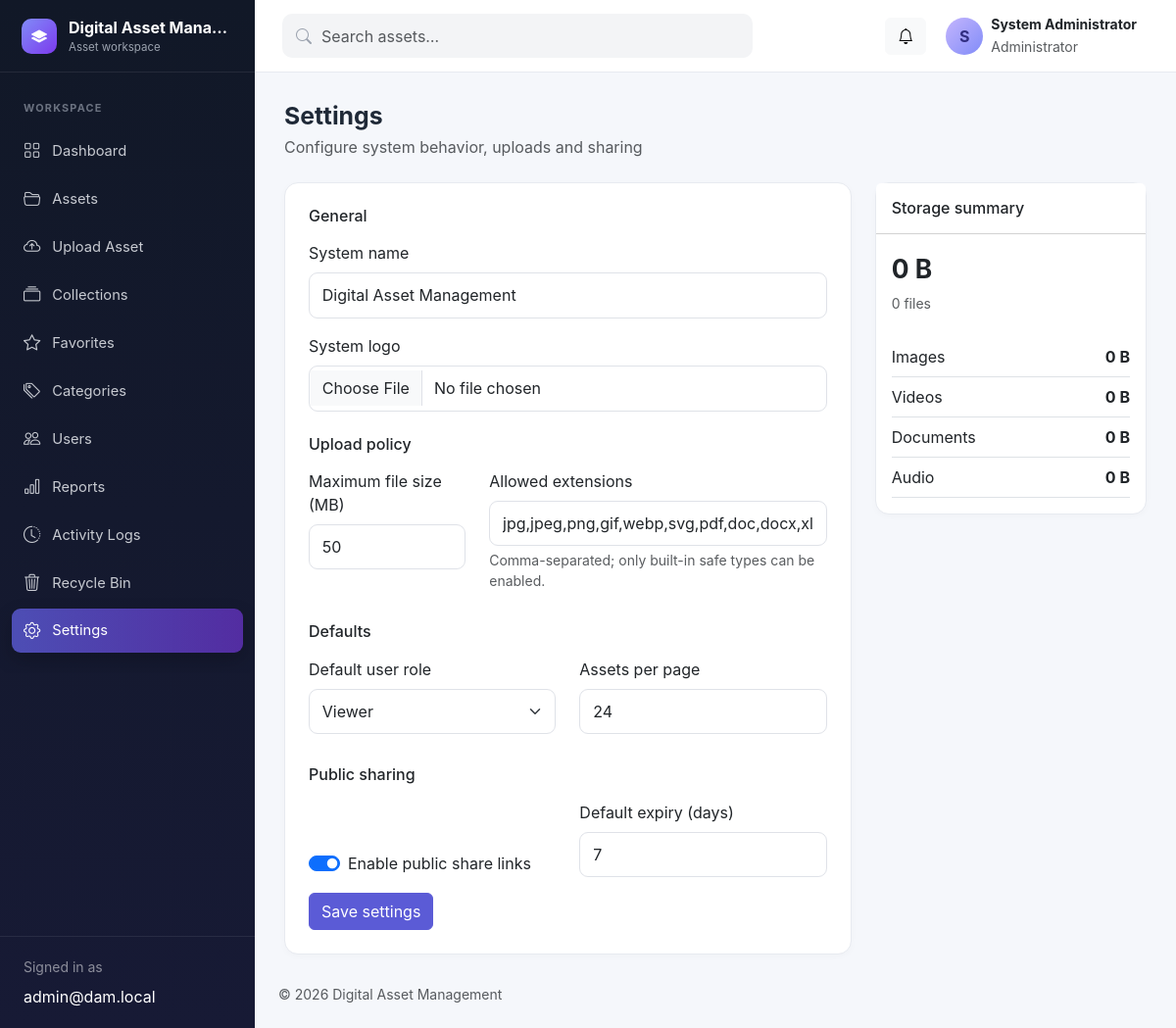
The page /settings.php (signed in) on the database its author committed.
### tables this page shows
CREATE TABLE users (
  id INT UNSIGNED AUTO_INCREMENT PRIMARY KEY,
  role_id TINYINT UNSIGNED NOT NULL,
  name VARCHAR(120) NOT NULL,
  email VARCHAR(190) NOT NULL UNIQUE,
  password_hash VARCHAR(255) NOT NULL,
  profile_picture VARCHAR(255) NULL,
  status ENUM('active','disabled') NOT NULL DEFAULT 'active',
  last_login DATETIME NULL,
  failed_login_attempts SMALLINT UNSIGNED NOT NULL DEFAULT 0,
  locked_until DATETIME NULL,
  created_at TIMESTAMP DEFAULT CURRENT_TIMESTAMP,
  updated_at TIMESTAMP DEFAULT CURRENT_TIMESTAMP ON UPDATE CURRENT_TIMESTAMP,
  deleted_at DATETIME NULL,
  INDEX idx_users_role_status (role_id, status),
  CONSTRAINT fk_users_role FOREIGN KEY (role_id) REFERENCES roles(id)
);

CREATE TABLE roles (
  id TINYINT UNSIGNED AUTO_INCREMENT PRIMARY KEY,
  name VARCHAR(50) NOT NULL UNIQUE,
  description VARCHAR(255) NULL,
  created_at TIMESTAMP DEFAULT CURRENT_TIMESTAMP
);

### includes/functions.php (called while the page is built, shortened)
<?php
require_once __DIR__ . '/../config/database.php';
function e(mixed $value): string
{
    return htmlspecialchars((string)$value, ENT_QUOTES | ENT_SUBSTITUTE, 'UTF-8');
}
function url(string $path = ''): string
{
    return BASE_URL . '/' . ltrim($path, '/');
}
function human_file_size(int|float $bytes, int $precision = 1): string
{
    if ($bytes <= 0) return '0 B';
    $units = ['B', 'KB', 'MB', 'GB', 'TB'];
    $power = min((int)floor(log($bytes, 1024)), count($units) - 1);
    return round($bytes / (1024 ** $power), $precision) . ' ' . $units[$power];
}
function setting(string $key, mixed $default = null): mixed
{
    static $settings = null;
    if ($settings === null) {
        try {
            $settings = db()->query('SELECT setting_key, setting_value FROM settings')->fetchAll(PDO::FETCH_KEY_PAIR);
        } catch (Throwable) {
            $settings = [];
        }
    }
    return $settings[$key] ?? $default;
}

### config/database.php (called while the page is built, shortened)
<?php
final class Database
{
    private static ?PDO $connection = null;
    public static function connection(): PDO
    {
        if (self::$connection === null) {
            $host = getenv('DAMS_DB_HOST') ?: 'localhost';
            $name = getenv('DAMS_DB_NAME') ?: 'digital_asset_management';
            $user = getenv('DAMS_DB_USER') ?: 'root';
            $pass = getenv('DAMS_DB_PASS') ?: '';
            $dsn = "mysql:host={$host};dbname={$name};charset=utf8mb4";
            self::$connection = new PDO($dsn, $user, $pass, [
                PDO::ATTR_ERRMODE => PDO::ERRMODE_EXCEPTION,
                PDO::ATTR_DEFAULT_FETCH_MODE => PDO::FETCH_ASSOC,
                PDO::ATTR_EMULATE_PREPARES => false,
            ]);
        }
        return self::$connection;
    }
}
function db(): PDO
{
    return Database::connection();
}

### includes/auth.php (called while the page is built, shortened)
<?php
require_once __DIR__ . '/functions.php';
function current_user(): ?array
{
    static $user = false;
    if ($user === false) {
        $stmt = db()->prepare('SELECT u.*, r.name role_name FROM users u JOIN roles r ON r.id=u.role_id WHERE u.id=? AND u.deleted_at IS NULL');
        $stmt->execute([$_SESSION['user_id']]);
        $user = $stmt->fetch() ?: null;
    }
    return is_array($user) ? $user : null;
}
function require_auth(): void
{
    if (!current_user()) {
        $_SESSION['intended_url'] = $_SERVER['REQUEST_URI'] ?? url('dashboard.php');
        flash('warning', 'Please sign in to continue.');
        redirect('login.php');
    }
}
function require_role(string|array $roles): void
{
    require_auth();
}

### settings.php (the view, shortened to what this page needs)
<?php
require_once __DIR__.'/includes/auth.php';
require_role('Administrator');
$roles=db()->query('SELECT id,name FROM roles ORDER BY id')->fetchAll();
$storage=db()->query("SELECT COUNT(*) files,COALESCE(SUM(file_size),0) total,COALESCE(SUM(IF(file_extension IN ('jpg','jpeg','png','gif','webp','svg'),file_size,0)),0) images,COALESCE(SUM(IF(file_extension IN ('mp4','webm'),file_size,0)),0) videos,COALESCE(SUM(IF(file_extension IN ('mp3','wav'),file_size,0)),0) audio,COALESCE(SUM(IF(file_extension IN ('pdf','doc','docx','xls','xlsx','ppt','pptx','txt','csv'),file_size,0)),0) documents FROM assets WHERE deleted_at IS NULL")->fetch();
$pageTitle='Settings';$pageSubtitle='Configure system behavior, uploads and sharing';
require __DIR__.'/includes/header.php';
?>
<div class="row g-4"><div class="col-xl-8"><div class="card"><div class="card-body p-4">
<form method="post" enctype="multipart/form-data"><?=csrf_field()?>
<h2 class="h6 mb-3">General</h2>
<label class="form-label">System name</label><input class="form-control mb-3" name="system_name" value="<?=e(setting('system_name',APP_NAME))?>" required>
<label class="form-label">System logo</label><input class="form-control mb-4" type="file" name="system_logo" accept=".jpg,.jpeg,.png,.webp">
<h2 class="h6 mb-3">Upload policy</h2><div class="row"><div class="col-md-4 mb-3"><label class="form-label">Maximum file size (MB)</label><input class="form-control" type="number" min="1" max="2048" name="max_upload_size_mb" value="<?=e(setting('max_upload_size_mb',50))?>"></div><div class="col-md-8 mb-3"><label class="form-label">Allowed extensions</label><input class="form-control" name="allowed_file_formats" value="<?=e(setting('allowed_file_formats'))?>"><div class="form-text">Comma-separated; only built-in safe types can be enabled.</div></div></div>
<h2 class="h6 my-3">Defaults</h2><div class="row"><div class="col-md-6 mb-3"><label class="form-label">Default user role</label><select class="form-select" name="default_user_role"><?php foreach($roles as $r):?><option value="<?=$r['id']?>" <?=setting('default_user_role','3')==$r['id']?'selected':''?>><?=e($r['name'])?></option><?php endforeach;?></select></div><div class="col-md-6 mb-3"><label class="form-label">Assets per page</label><input class="form-control" type="number" min="6" max="100" name="assets_per_page" value="<?=e(setting('assets_per_page',24))?>"></div></div>
<h2 class="h6 my-3">Public sharing</h2><div class="row align-items-end"><div class="col-md-6 mb-3"><div class="form-check form-switch"><input class="form-check-input" type="checkbox" name="public_sharing_enabled" id="sharing" <?=setting('public_sharing_enabled','1')==='1'?'checked':''?>><label class="form-check-label" for="sharing">Enable public share links</label></div></div><div class="col-md-6 mb-3"><label class="form-label">Default expiry (days)</label><input class="form-control" type="number" min="1" max="365" name="default_share_expiry_days" value="<?=e(setting('default_share_expiry_days',7))?>"></div></div>
<button class="btn btn-primary">Save settings</button></form></div></div></div>
<div class="col-xl-4"><div class="card"><div class="card-header bg-white py-3"><h2 class="h6 mb-0">Storage summary</h2></div><div class="card-body"><div class="stat-value mb-1"><?=e(human_file_size((int)$storage['total']))?></div><div class="text-muted small mb-4"><?=number_format((int)$storage['files'])?> files</div><?php foreach(['images'=>'Images','videos'=>'Videos','documents'=>'Documents','audio'=>'Audio'] as $key=>$label):?><div class="d-flex justify-content-between py-2 border-bottom"><span><?=e($label)?></span><strong><?=e(human_file_size((int)$storage[$key]))?></strong></div><?php endforeach;?></div></div></div></div>
<?php require __DIR__.'/includes/footer.php';?>

### includes/header.php (shortened to what this page needs)
<?php
$pageTitle = $pageTitle ?? 'Dashboard';
$user = current_user();
$unreadCount = 0;
if ($user) {
    $stmt = db()->prepare('SELECT COUNT(*) FROM notifications WHERE user_id=? AND is_read=0');
    $stmt->execute([$user['id']]);
    $unreadCount = (int)$stmt->fetchColumn();
}
$systemName = setting('system_name', APP_NAME);
?>
<!doctype html>
<html lang="en">
<head>
  <link href="https://cdn.jsdelivr.net/npm/bootstrap@5.3.3/dist/css/bootstrap.min.css" rel="stylesheet">
  <link href="https://cdn.jsdelivr.net/npm/bootstrap-icons@1.11.3/font/bootstrap-icons.min.css" rel="stylesheet">
  <link href="<?= e(url('assets/css/app.css')) ?>" rel="stylesheet">
  <link href="<?= e(url('assets/css/brand.css')) ?>" rel="stylesheet">
</head>
<body>
<?php require __DIR__ . '/sidebar.php'; ?>
<div class="app-shell">
  <header class="topbar navbar navbar-expand bg-white sticky-top">
    <form class="top-search d-none d-md-flex" action="<?= e(url('assets.php')) ?>" method="get">
      <i class="bi bi-search"></i><input name="q" class="form-control" placeholder="Search assets…" value="<?= e($_GET['q'] ?? '') ?>">
    </form>
    <div class="ms-auto d-flex align-items-center gap-2">
      <a class="btn btn-light position-relative" href="<?= e(url('notifications.php')) ?>" aria-label="Notifications">
        <i class="bi bi-bell"></i><?php if ($unreadCount): ?><span class="position-absolute top-0 start-100 translate-middle badge rounded-pill bg-danger"><?= $unreadCount > 99 ? '99+' : $unreadCount ?></span><?php endif; ?>
      </a>
      <div class="dropdown">
        <button class="btn d-flex align-items-center gap-2 border-0" data-bs-toggle="dropdown">
          <span class="avatar"><?php if (!empty($user['profile_picture'])): ?><img src="<?= e(url('profile-image.php?id='.$user['id'])) ?>" alt=""><?php else: ?><?= e(mb_strtoupper(mb_substr($user['name'] ?? 'U', 0, 1))) ?><?php endif; ?></span>
          <span class="text-start d-none d-sm-block"><strong class="d-block small"><?= e($user['name'] ?? '') ?></strong><small class="text-muted"><?= e($user['role_name'] ?? '') ?></small></span>
        </button>
      </div>
    </div>
  </header>
  <main class="content-wrap">
    <div class="d-flex flex-wrap align-items-center justify-content-between gap-3 mb-4">
      <div><h1 class="page-title mb-1"><?= e($pageTitle) ?></h1><?php if (!empty($pageSubtitle)): ?><p class="text-muted mb-0"><?= e($pageSubtitle) ?></p><?php endif; ?></div>
    </div>

### includes/sidebar.php
<?php
$current = basename($_SERVER['PHP_SELF'] ?? '');
$role = $user['role_name'] ?? '';
$nav = [
  ['dashboard.php','bi-grid','Dashboard',true],
  ['assets.php','bi-folder2-open','Assets',true],
  ['upload.php','bi-cloud-arrow-up','Upload Asset',in_array($role,['Administrator','Asset Manager'],true)],
  ['collections.php','bi-collection','Collections',true],
  ['favorites.php','bi-star','Favorites',true],
  ['categories.php','bi-tags','Categories',in_array($role,['Administrator','Asset Manager'],true)],
  ['users.php','bi-people','Users',$role==='Administrator'],
  ['reports.php','bi-bar-chart','Reports',$role==='Administrator'],
  ['activity-logs.php','bi-clock-history','Activity Logs',$role==='Administrator'],
  ['recycle-bin.php','bi-trash3','Recycle Bin',in_array($role,['Administrator','Asset Manager'],true)],
  ['settings.php','bi-gear','Settings',$role==='Administrator'],
];
?>
<aside class="sidebar offcanvas-lg offcanvas-start" tabindex="-1" id="sidebar">
  <div class="sidebar-brand"><span class="brand-mark"><?php if(setting('system_logo')):?><img src="<?=e(url('brand-image.php'))?>" alt=""><?php else:?><i class="bi bi-layers-fill"></i><?php endif;?></span><span><strong><?= e(setting('system_name','DAMS')) ?></strong><small>Asset workspace</small></span><button class="btn-close btn-close-white d-lg-none ms-auto" data-bs-dismiss="offcanvas"></button></div>
  <nav class="sidebar-nav">
    <span class="nav-heading">Workspace</span>
    <?php foreach ($nav as [$file,$icon,$label,$visible]): if (!$visible) continue; ?>
      <a class="nav-link <?= $current===$file ? 'active' : '' ?>" href="<?= e(url($file)) ?>"><i class="bi <?= e($icon) ?>"></i><span><?= e($label) ?></span></a>
    <?php endforeach; ?>
  </nav>
  <div class="sidebar-footer"><div class="small text-white-50 mb-2">Signed in as</div><div class="text-white text-truncate"><?= e($user['email'] ?? '') ?></div></div>
</aside>

### assets/css/app.css (style rules this page uses)
:root { --sidebar:#111827;--sidebar-muted:#9ca3af;--brand:#5b5bd6;--brand-2:#7c3aed;--canvas:#f5f7fb;--card-border:#e7eaf0;--text:#1f2937 }
.btn-primary { --bs-btn-bg:var(--brand);--bs-btn-border-color:var(--brand);--bs-btn-hover-bg:#4949bd;--bs-btn-hover-border-color:#4949bd }
body { background:var(--canvas);color:var(--text);font-family:Inter,ui-sans-serif,system-ui,-apple-system,"Segoe UI",sans-serif }
.sidebar { position:fixed;inset:0 auto 0 0;width:260px;background:linear-gradient(180deg,#111827 0%,#171a35 100%);z-index:1045;display:flex;flex-direction:column }
.sidebar-brand { height:74px;display:flex;align-items:center;gap:12px;padding:0 22px;color:#fff;border-bottom:1px solid rgba(255,255,255,.08) }
.sidebar-brand strong { display:block;max-width:165px;white-space:nowrap;overflow:hidden;text-overflow:ellipsis }
.sidebar-brand small { display:block;color:var(--sidebar-muted);font-size:.72rem }
.brand-mark { display:grid;place-items:center;width:36px;height:36px;background:linear-gradient(135deg,#818cf8,#7c3aed);border-radius:10px }
.sidebar-nav { padding:18px 12px;overflow-y:auto }
.nav-heading { display:block;color:#6b7280;text-transform:uppercase;font-size:.68rem;font-weight:700;letter-spacing:.11em;padding:10px 12px }
.sidebar .nav-link { display:flex;align-items:center;gap:12px;color:#c7cad1;border-radius:9px;padding:10px 12px;margin:3px 0;font-size:.92rem }
.sidebar .nav-link i { font-size:1.08rem }
.sidebar .nav-link.active { background:linear-gradient(90deg,rgba(91,91,214,.8),rgba(124,58,237,.6));color:#fff;box-shadow:0 8px 20px rgba(0,0,0,.2) }
.sidebar-footer { margin-top:auto;padding:20px 24px;border-top:1px solid rgba(255,255,255,.08) }
.app-shell { margin-left:260px;min-height:100vh }
.topbar { height:74px;border-bottom:1px solid var(--card-border);padding:0 28px }
.top-search { position:relative;align-items:center;width:min(480px,45vw) }
.top-search i { position:absolute;left:14px;color:#9ca3af }
.top-search .form-control { padding-left:40px;border:0;background:#f3f4f6;border-radius:10px }
.avatar { width:38px;height:38px;border-radius:50%;display:grid;place-items:center;background:linear-gradient(135deg,#c4b5fd,#818cf8);font-weight:700;color:#312e81;overflow:hidden }
.content-wrap { padding:30px;min-height:calc(100vh - 110px) }
.page-title { font-size:1.55rem;font-weight:700 }
.card { border:1px solid var(--card-border);border-radius:14px;box-shadow:0 2px 7px rgba(17,24,39,.025) }
.stat-value { font-size:1.65rem;font-weight:750 }
.form-control,.form-select { border-color:#dfe2e8;border-radius:9px;padding:.65rem .8rem }

### rows shown on the page
users: email "admin@dam.local", name "S", name "System Administrator", role.name "Administrator"

### other values the page prints
setting('system_name','DAMS') "Digital Asset Mana…"
$label "Dashboard"
$label "Assets"
$label "Upload Asset"
$label "Collections"
$label "Favorites"
$label "Categories"
$label "Users"
$label "Reports"
$label "Activity Logs"
$label "Recycle Bin"
$label "Settings"
$pageTitle "Settings"
$pageSubtitle "Configure system behavior, uploads and sharing"
human_file_size((int)$storage['total']) "0 B"
